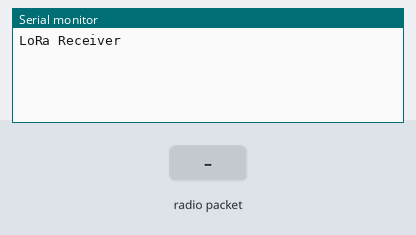
The sketch below on a simulated Arduino Uno, built with avr-gcc and run on an emulated ATmega328P. Parts: the last lines printed to the serial monitor. The inputs (shaded band) are chosen by the test bench. No radio packets arrive unless stated.

Above: at 1.2 s.
1.3 s: radio packet "1" arrives
At 2.2 s:
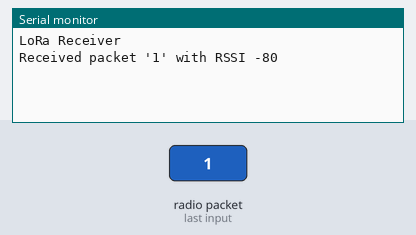
2.8 s: radio packet "0" arrives
At 3.4 s:
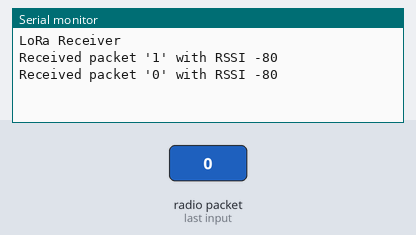
4.3 s: radio packet "2" arrives
At 5.7 s:
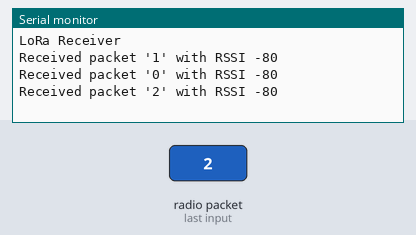

Measured:
- after the input at 1.3 s, the serial monitor: prints a new line at once (image 1)
- after the input at 2.8 s, the serial monitor: prints a new line at once (image 2)
- after the input at 4.3 s, the serial monitor: prints a new line at once (image 3)

The sketch:

LoRaReceiver_test.ino
```cpp
/*
  LoRa RA-02 SX1278 Sample Code --> Receiver

  By: Kenny Neutron
  Date: 11-07-2023

  CONNECTIONS (Arduino Uno / Arduino Nano)

  LoRa ========== Arduino
  GND   --------  GND
  3.3V  --------  3.3V
  NSS   --------  10
  MOSI  --------  11
  MISO  --------  12
  SCK   --------  13
  RST   --------  9
  DIO0  --------  2

  NOTE: For STABILITY Connect All GND pin on the LoRa to the Arduino GND
*/

#include <SPI.h>
#include <LoRa.h>


uint8_t ss = 10;    //LoRa SPI Chip Select Pin
uint8_t dio0 = 2;   //LoRa DIO0 Pin
uint8_t rst = 9;    //LoRa Reset Pin

void setup() {
  Serial.begin(9600);
  while (!Serial);

  Serial.println("LoRa Receiver");

  LoRa.setPins(ss, rst, dio0);

  if (!LoRa.begin(433E6)) { //use (915E6) for LoRa Ra-02 915 MHz
    Serial.println("Starting LoRa failed!");
    while (1);
  }
}

void loop() {
  // try to parse packet
  int packetSize = LoRa.parsePacket();
  if (packetSize) {
    // received a packet
    Serial.print("Received packet '");

    // read packet
    while (LoRa.available()) {
      Serial.print((char)LoRa.read());
    }

    // print RSSI of packet
    Serial.print("' with RSSI ");
    Serial.println(LoRa.packetRssi());
  }
}
```
